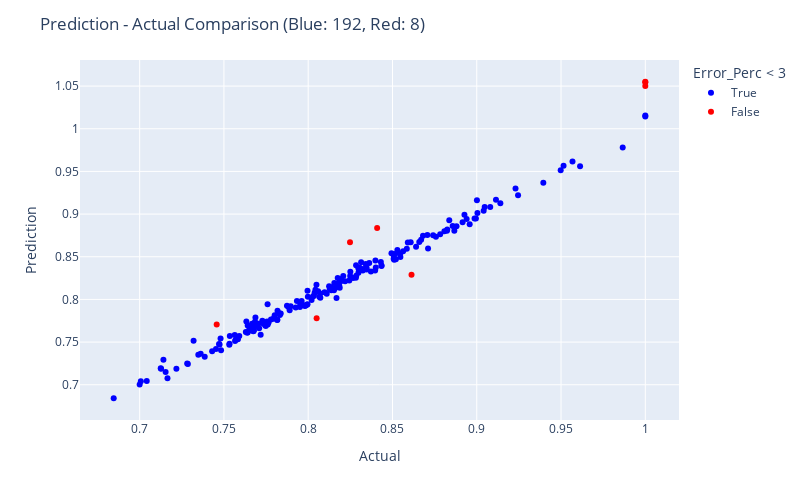

Source (notebook cell):
### Code cell
fig = px.scatter(res, x="Actual", y="Prediction", color = "Error_Perc < 3", color_discrete_map= {True:"blue", False: "red"},
                 hover_data=["Actual", "Prediction", "Error_Perc"])

fig.update_layout(
    autosize=False,
    width=800,
    height=500,
    title_text=f"Prediction - Actual Comparison (Blue: {blue}, Red: {red})",
)

fig.show()

### Figure 1 — Plotly figure (JSON) as saved in the notebook; plotly's stock layout.template omitted (floating-point values rounded to 4 significant figures; data arrays with more than 128 entries replaced by an {"elided": "..."} marker saying what was removed)
{"data": [{"customdata": {"elided": "192x1 float values"}, "hovertemplate": "Error_Perc < 3=True<br>Actual=%{x}<br>Prediction=%{y}<br>Error_Perc=%{customdata[0]}<extra></extra>", "legendgroup": "True", "marker": {"color": "blue", "symbol": "circle"}, "mode": "markers", "name": "True", "orientation": "v", "showlegend": true, "type": "scatter", "x": {"elided": "192 float values"}, "xaxis": "x", "y": {"elided": "192 float values"}, "yaxis": "y"}, {"customdata": [[-3.762], [5.124], [-3.352], [3.355], [5.51], [5.0], [5.078], [5.436]], "hovertemplate": "Error_Perc < 3=False<br>Actual=%{x}<br>Prediction=%{y}<br>Error_Perc=%{customdata[0]}<extra></extra>", "legendgroup": "False", "marker": {"color": "red", "symbol": "circle"}, "mode": "markers", "name": "False", "orientation": "v", "showlegend": true, "type": "scatter", "x": [0.8613, 0.8248, 0.805, 0.7457, 1, 1, 0.8409, 1], "xaxis": "x", "y": [0.8289, 0.867, 0.778, 0.7707, 1.055, 1.05, 0.8836, 1.054], "yaxis": "y"}], "layout": {"autosize": false, "height": 500, "legend": {"title": {"text": "Error_Perc < 3"}, "tracegroupgap": 0}, "margin": {"t": 60}, "title": {"text": "Prediction - Actual Comparison (Blue: 192, Red: 8)"}, "width": 800, "xaxis": {"anchor": "y", "autorange": true, "domain": [0, 1], "range": [0.6646, 1.02], "title": {"text": "Actual"}, "type": "linear"}, "yaxis": {"anchor": "x", "autorange": true, "domain": [0, 1], "range": [0.6587, 1.081], "title": {"text": "Prediction"}, "type": "linear"}}}
